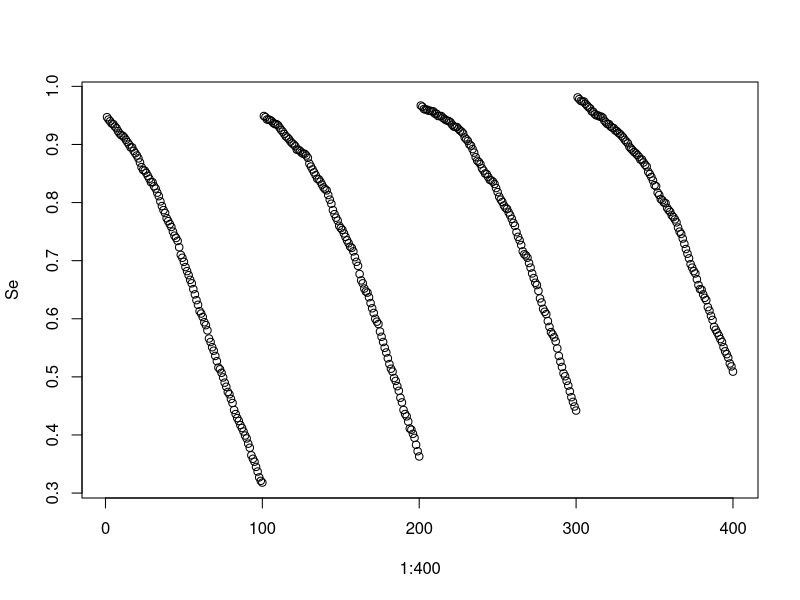
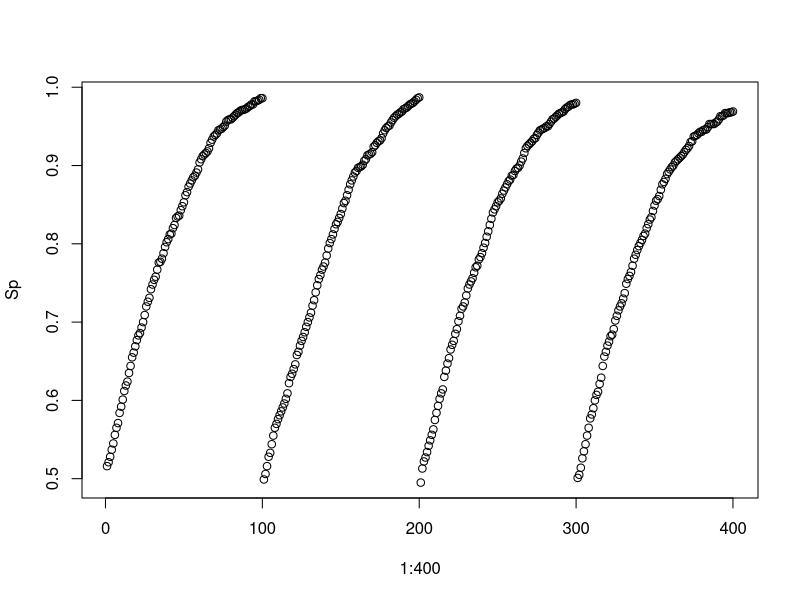
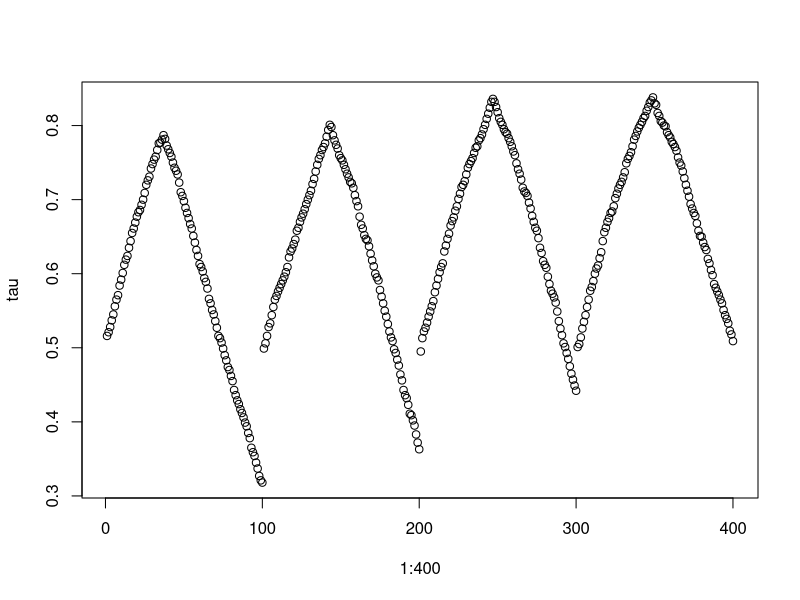
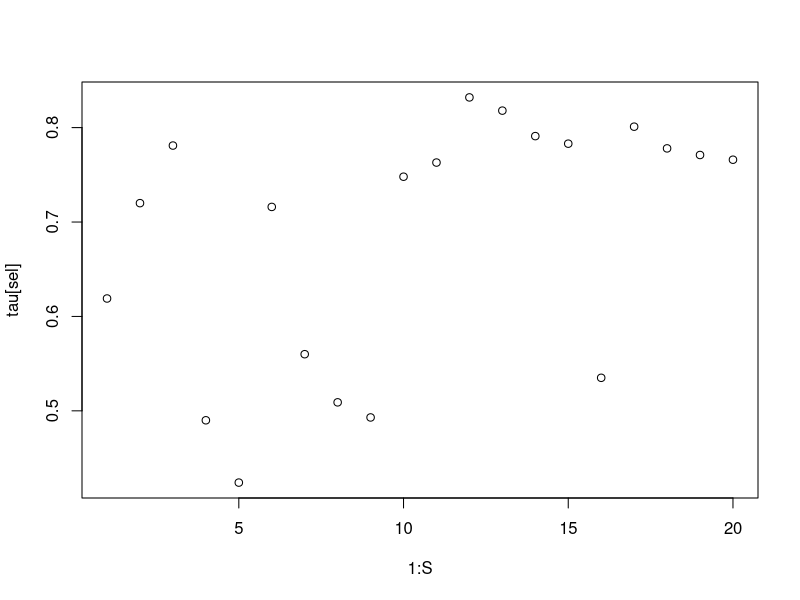
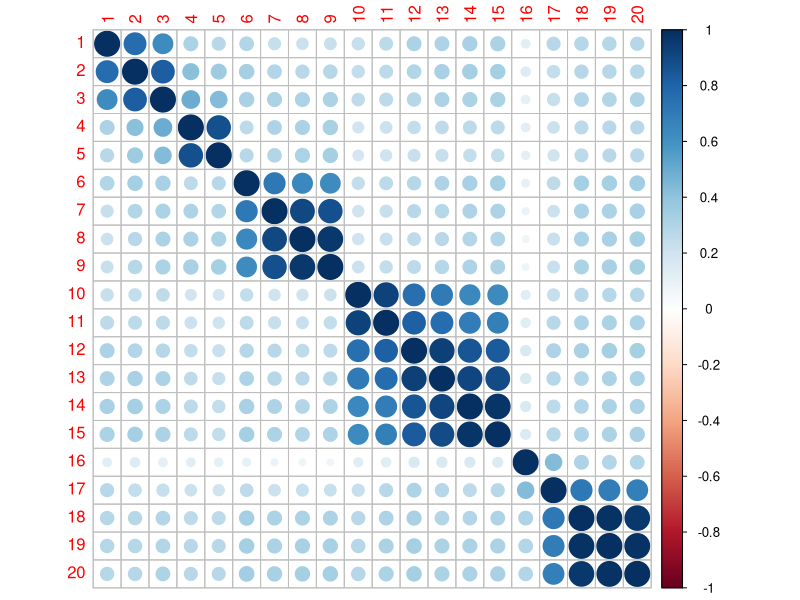
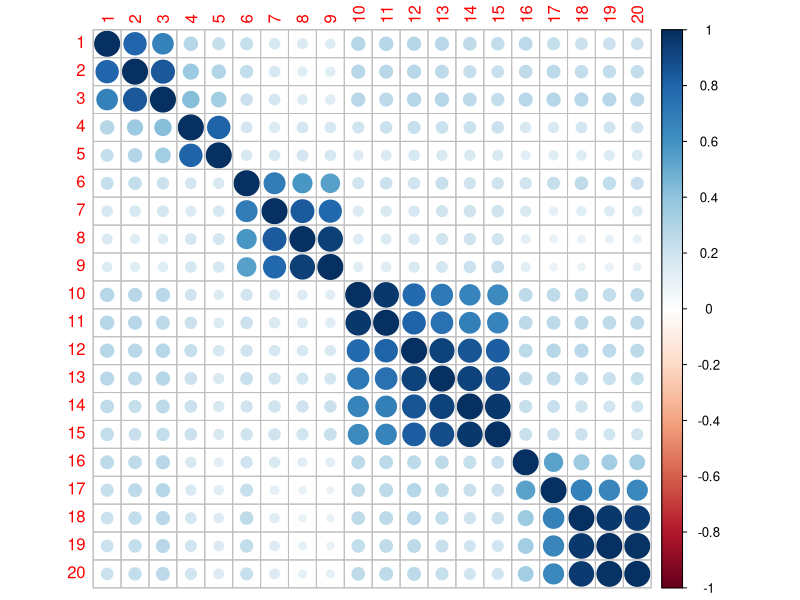

Generate these figures, in order, with R:
require(dplyr)
require(corrplot)
require(mvtnorm)

n <- 1000
L <- 10
AUC <- c(0.86, 0.88, 0.9, 0.92)
M <- length(AUC)
mu1 <- sqrt(2)* qnorm(AUC)
mu1
mu0 <- rep(0, M)
#mu1 <- c(1, 1.25, 1.5, 1.75)
rho = 0.5
C <- matrix(rho, M, M)+diag(rep(1-rho,M))
H <- rmvnorm(n, rep(0, M), C) 
D <- rmvnorm(n, mu1, C)


# AUC
pnorm(mu1/sqrt(2))

cu <- seq(0, 2, length.out=100)

sapply(cu, function(t) colMeans(D>t))
sapply(cu, function(t) colMeans(H<=t))




G <- expand.grid(cu, cu)

Y1 <- apply(D, 2, function(col) lapply(cu, function(t) col>t))
Y1 <- do.call(cbind, lapply(Y1, function(x) do.call(cbind, x))) 

Y0 <- apply(H, 2, function(col) lapply(cu, function(t) col<=t))
Y0 <- do.call(cbind, lapply(Y0, function(x) do.call(cbind, x))) 

Se <- colMeans(Y1)
Sp <- colMeans(Y0)
tau <- pmin(Se, Sp+0.0)

plot(1:400, Se)
plot(1:400, Sp)
plot(1:400, tau)

R1 <- cov2cor(cov(Y1))
R0 <- cov2cor(cov(Y0))

set.seed(1337)
S <- 20
sel <- sample(1:400, S, prob=tau^4) %>% sort()
plot(1:S, tau[sel])
R1s <- R1[sel, sel]; R0s <- R0[sel, sel]
corrplot(R1s)
corrplot(R0s)

#replicate_sim




